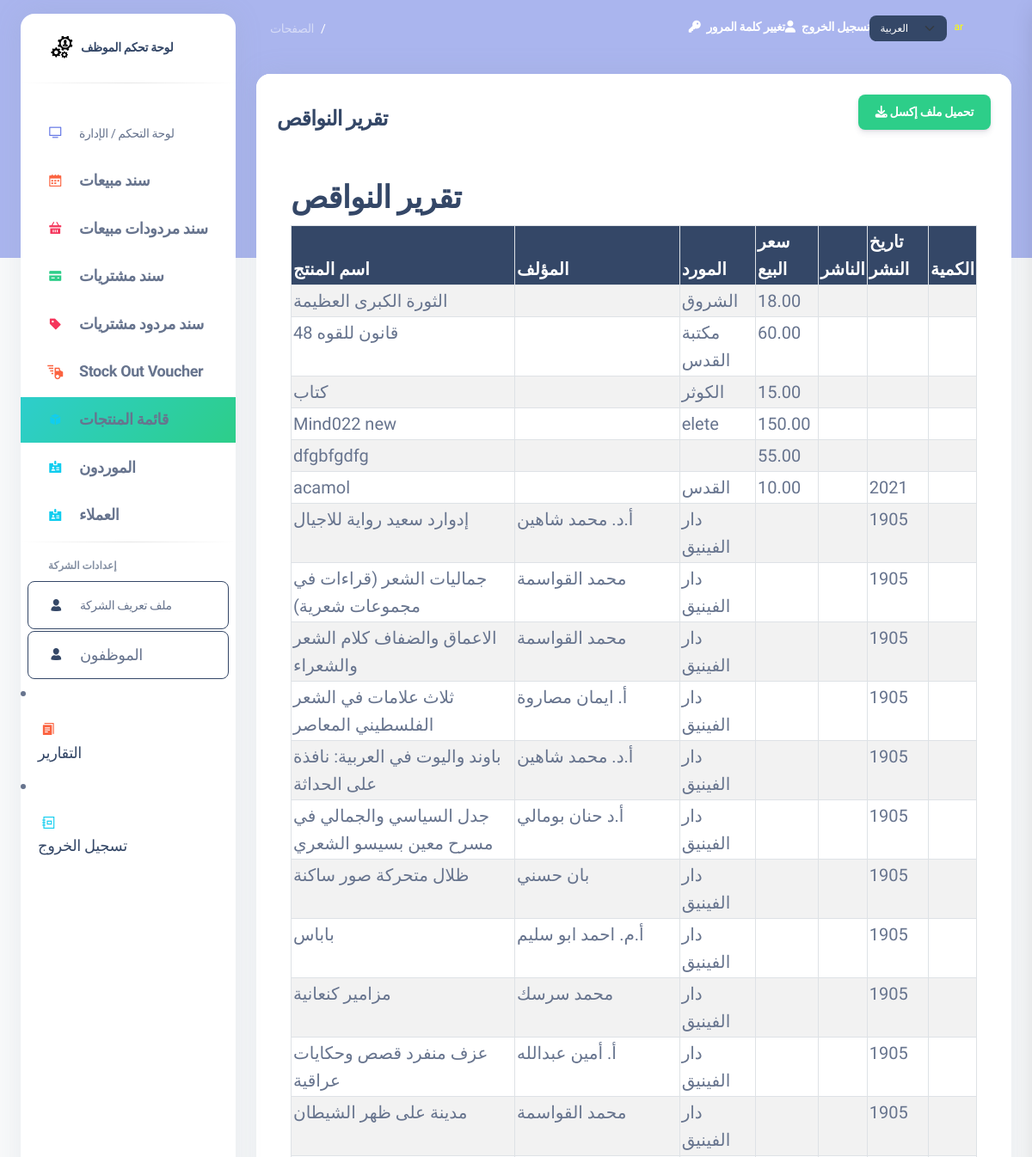
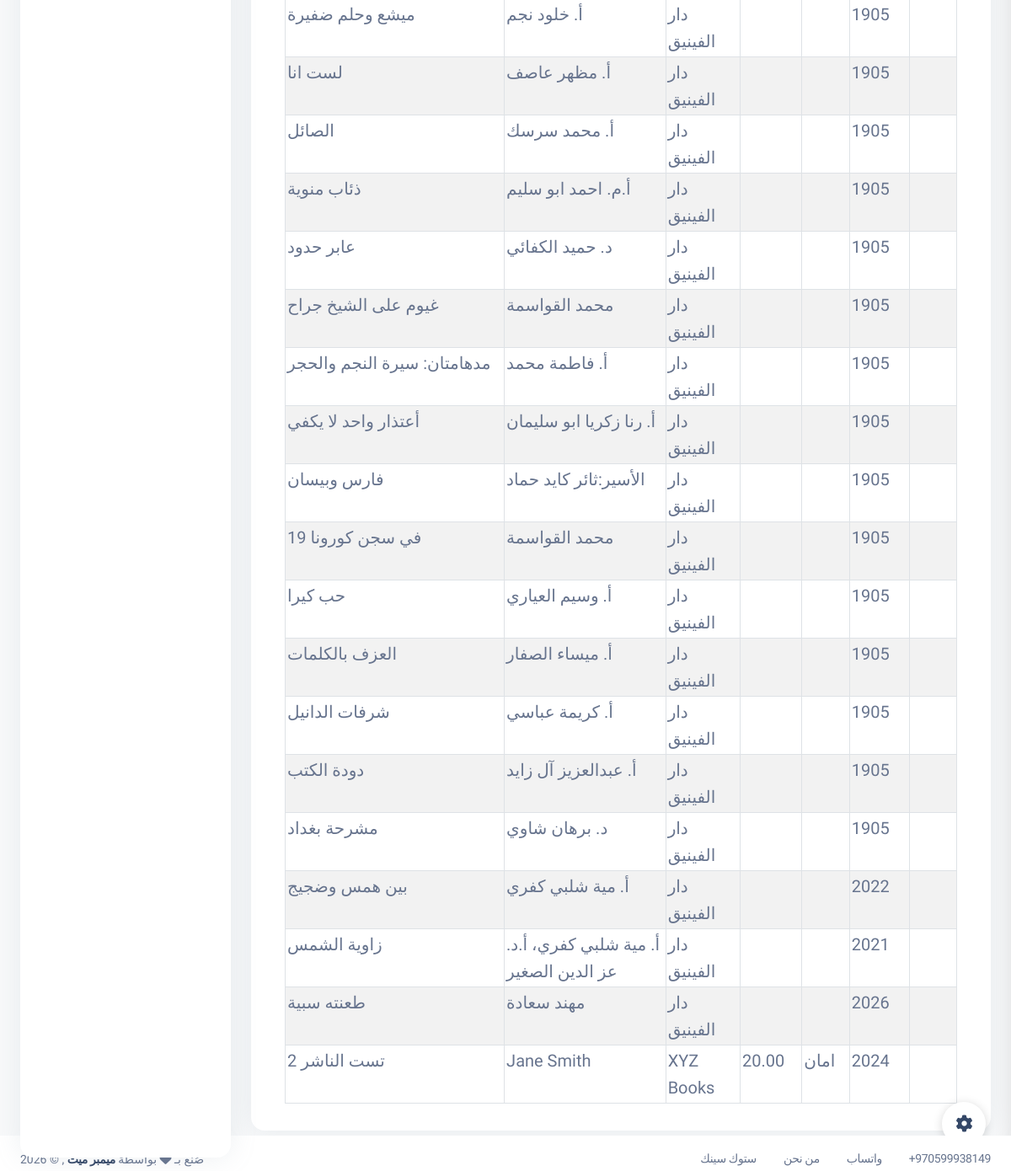
The app's page /empty_products_report/ with its own data (2 pictures, top to bottom).
### my_app/models.py (models this page shows, shortened)
class Product(models.Model):
    product_name = models.CharField(max_length=255)
    quantity = models.IntegerField(default=0)
    purchasing_price = models.DecimalField(max_digits=6, decimal_places=2)
    sale_price = models.DecimalField(max_digits=6, decimal_places=2, null=True, blank=True)
    category = models.CharField(max_length=100, blank=True, null=True)
    expiry_date = models.DateField(blank=True, null=True)
    isbn = models.CharField(max_length=32, unique=True , null=True, blank=True)
    production_date = models.DateField(blank=True, null=True)
    author = models.CharField(max_length=255, blank=True, null=True)
    publisher = models.CharField(max_length=255, blank=True, null=True)#publisher
    supplier = models.CharField(max_length=255, blank=True, null=True)
    employee = models.ForeignKey(Employee, related_name="products", on_delete=models.CASCADE, null=True, blank=True)
    created_at = models.DateTimeField(auto_now_add=True)
    updated_at = models.DateTimeField(auto_now=True)
    objects = ProductManager()

### my_app/views.py (the view)
# urls.py: path('empty_products_report/', views.empty_products_report, name='empty_products_report'),
def empty_products_report(request):
    products = models.Product.objects.filter(quantity=0)
    context = {
        'products': products,
    }
    return render(request, 'empty_products_report.html', context)

### my_app/templates/empty_products_report.html
{% extends 'layouts/base.html' %}
{% load i18n %}
{% block content %}
  <div class="card mb-4" id="printableTable">
    <div class="card-header pb-0">
      <div class="d-flex justify-content-between align-items-center">
        <h4 class="mb-0">{% trans "Empty Products Report" %}</h4>
        <a href="{% url 'download_empty_products_excel' %}" class="btn btn-success">
          <i class="fas fa-download"></i> {% trans "Download Excel" %}
        </a>
      </div>
    </div>
    <div class="card-body">
      <div class="container mt-4">
        <h2>{% trans "Empty Products Report" %}</h2>
        <div class="table-responsive p-0">
            <table class="table table-striped table-bordered">
              <thead class="table-dark">
                <tr>
                    <th>{% trans "Product Name" %}</th>
                    <th>{% trans "Author" %}</th>
                    <th>{% trans "Supplier" %}</th>
                    <th>{% trans "Sale Price" %}</th>
                    <th>{% trans "Publisher" %}</th>
                    <th>{% trans "Production Date" %}</th>
                    <th>{% trans "Quantity" %}</th>
                </tr>
        </thead>
        <tbody>
            {% for product in products %}
            <tr>
                <td>{{ product.product_name|default:"" }}</td>
                <td>{{ product.author|default:"" }}</td>
                <td>{{ product.supplier|default:"" }}</td>
                <td>{{ product.sale_price|default:"" }}</td>
                <td>{{ product.publisher|default:"" }}</td>
                <td>{{ product.production_date|date:"Y"|default:"" }}</td>
                <td>{{ product.quantity|default:"" }}</td>
            </tr>
            {% endfor %}
        </tbody>
    </table>
    </div>
      </div>
{% endblock %}

### records on screen
Product: product_name "الثورة الكبرى العظيمة", supplier "الشروق", sale_price "18.00"
Product: product_name "48 قانون للقوه", supplier "مكتبة القدس", sale_price "60.00"
Product: product_name "كتاب", supplier "الكوثر", sale_price "15.00"
Product: product_name "Mind022 new", supplier "elete", sale_price "150.00"
Product: product_name "dfgbfgdfg", sale_price "55.00"
Product: product_name "acamol", supplier "القدس", sale_price "10.00", production_date "2021"
Product: product_name "إدوارد سعيد رواية للاجيال", author "أ.د. محمد شاهين", supplier "دار الفينيق", production_date "1905"
Product: product_name "جماليات الشعر (قراءات في مجموعات شعرية)", author "محمد القواسمة", supplier "دار الفينيق", production_date "1905"
Product: product_name "الاعماق والضفاف كلام الشعر والشعراء", author "محمد القواسمة", supplier "دار الفينيق", production_date "1905"
Product: product_name "ثلاث علامات في الشعر الفلسطيني المعاصر", author "أ. ايمان مصاروة", supplier "دار الفينيق", production_date "1905"
Product: product_name "باوند واليوت في العربية: نافذة على الحداثة", author "أ.د. محمد شاهين", supplier "دار الفينيق", production_date "1905"
Product: product_name "جدل السياسي والجمالي في مسرح معين بسيسو الشعري", author "أ.د حنان بومالي", supplier "دار الفينيق", production_date "1905"
Product: product_name "ظلال متحركة صور ساكنة", author "بان حسني", supplier "دار الفينيق", production_date "1905"
Product: product_name "باباس", author "أ.م. احمد ابو سليم", supplier "دار الفينيق", production_date "1905"
Product: product_name "مزامير كنعانية", author "محمد سرسك", supplier "دار الفينيق", production_date "1905"
Product: product_name "عزف منفرد قصص وحكايات عراقية", author "أ. أمين عبدالله", supplier "دار الفينيق", production_date "1905"
Product: product_name "مدينة على ظهر الشيطان", author "محمد القواسمة", supplier "دار الفينيق", production_date "1905"
Product: product_name "ميشع وحلم ضفيرة", author "أ. خلود نجم", supplier "دار الفينيق", production_date "1905"
Product: product_name "لست انا", author "أ. مظهر عاصف", supplier "دار الفينيق", production_date "1905"
Product: product_name "الصائل", author "أ. محمد سرسك", supplier "دار الفينيق", production_date "1905"
Product: product_name "ذئاب منوية", author "أ.م. احمد ابو سليم", supplier "دار الفينيق", production_date "1905"
Product: product_name "عابر حدود", author "د. حميد الكفائي", supplier "دار الفينيق", production_date "1905"
Product: product_name "غيوم على الشيخ جراح", author "محمد القواسمة", supplier "دار الفينيق", production_date "1905"
Product: product_name "مدهامتان: سيرة النجم والحجر", author "أ. فاطمة محمد", supplier "دار الفينيق", production_date "1905"
Product: product_name "أعتذار واحد لا يكفي", author "أ. رنا زكريا ابو سليمان", supplier "دار الفينيق", production_date "1905"
Product: product_name "فارس وبيسان", author "الأسير:ثائر كايد حماد", supplier "دار الفينيق", production_date "1905"
Product: product_name "في سجن كورونا 19", author "محمد القواسمة", supplier "دار الفينيق", production_date "1905"
Product: product_name "حب كيرا", author "أ. وسيم العياري", supplier "دار الفينيق", production_date "1905"
Product: product_name "العزف بالكلمات", author "أ. ميساء الصفار", supplier "دار الفينيق", production_date "1905"
Product: product_name "شرفات الدانيل", author "أ. كريمة عباسي", supplier "دار الفينيق", production_date "1905"
Product: product_name "دودة الكتب", author "أ. عبدالعزيز آل زايد", supplier "دار الفينيق", production_date "1905"
Product: product_name "مشرحة بغداد", author "د. برهان شاوي", supplier "دار الفينيق", production_date "1905"
Product: product_name "بين همس وضجيج", author "أ. مية شلبي كفري", supplier "دار الفينيق", production_date "2022"
Product: product_name "زاوية الشمس", author "أ. مية شلبي كفري، أ.د. عز الدين الصغير", supplier "دار الفينيق", production_date "2021"
Product: product_name "طعنته سبية", author "مهند سعادة", supplier "دار الفينيق", production_date "2026"
Product: product_name "تست الناشر 2", author "Jane Smith", supplier "XYZ Books", sale_price "20.00", publisher "امان", production_date "2024"

### other values on screen
{{ LANGUAGE_CODE }} "ar"
